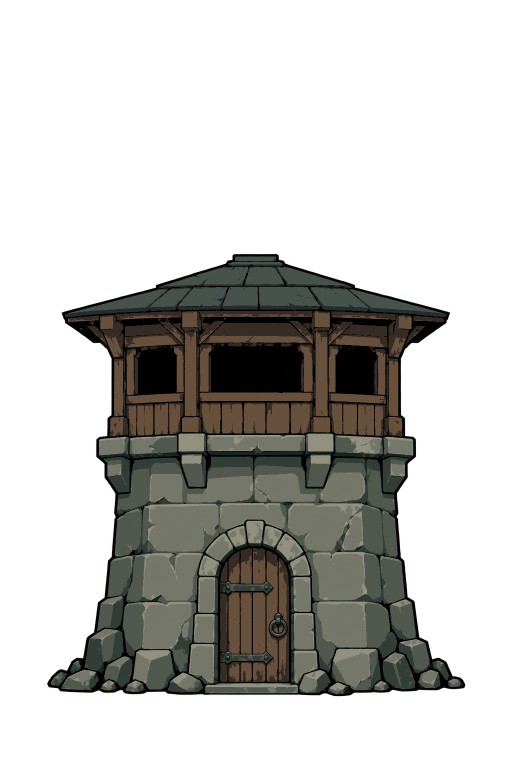
#> input picture docs/concepts/gloam-renewed/level-1.png, 1024 x 1536 px, found by its file name (shown at 1/2 size)
$ python gloam_renewed_delivery.py ../assets/artwork/bow/ironspike/1.png
#> lines starting #> are read from the running program, lines starting #| are printed output that depends on the picture
### tools/gloam_renewed_palette.py
"""Color-only enforcement for the original Gloam redesign; alpha is preserved."""
import argparse
import json
from pathlib import Path
import numpy as np
from PIL import Image

HEX = ['000000', '18221F', '303C35', '50584D', '747669', '92917E',
       '252D2C', '46514B', '352A24', '66503B', '452A2B', '77463E',
       'B7AA89', '587885', 'A1BAC0', '70844A']
PALETTE = np.array([[int(h[i:i+2], 16) for i in (0, 2, 4)] for h in HEX], dtype=np.uint8)

def convert(source, destination):
    original = np.array(Image.open(source).convert('RGBA'))
    out = original.copy()
    # Classify material hue, then quantize only within that material's roles.
    # The same thresholds restore tier-one material assignments in every stage.
    for start in range(0, len(out), 64):
        rgb = original[start:start+64, :, :3].astype(np.int32)
        distances = ((rgb[:, :, None, :] - PALETTE.astype(np.int32)) ** 2).sum(axis=3)
        r, g, b = rgb.transpose(2, 0, 1)
        yy = np.arange(start, start + len(rgb))[:, None]
        xx = np.arange(rgb.shape[1])[None, :]
        roles = np.zeros_like(distances, dtype=bool)
        roles[:, :, [0, 1, 2, 3, 4, 5]] = True
        roof = np.broadcast_to(yy < 650, r.shape)
        roles[roof] = False
        roles[roof, 0] = True
        roles[roof, 6] = True
        roles[roof, 7] = True
        wood = (r > g * 1.12) & (g > b * 1.10)
        roles[wood] = False
        for index in [0, 8, 9]:
            roles[wood, index] = True
        if 'level-1' not in destination.name:
            cloth_zone = (yy < 480) | ((xx > 420) & (xx < 610) & (yy > 745) & (yy < 1030))
            cloth = cloth_zone & (r > g * 1.4) & (r > b * 1.3)
            roles[cloth] = False
            for index in [0, 10, 11]:
                roles[cloth, index] = True
            bone = cloth_zone & (r > 150) & (r > g) & (g > b * 1.08)
            roles[bone] = False
            roles[bone, 12] = True
        if 'frost' in destination.name:
            frost = (b > r * 1.12) & (b > g * 1.02)
            roles[frost] = False
            for index in [0, 13, 14]:
                roles[frost, index] = True
        if 'poison' in destination.name:
            poison = (g > r * 1.08) & (g > b * 1.30)
            roles[poison] = False
            for index in [0, 1, 15]:
                roles[poison, index] = True
        distances[~roles] = 1000000
        out[start:start+64, :, :3] = PALETTE[distances.argmin(axis=2)]
    out[original[:, :, 3] == 0, :3] = 0
    destination.parent.mkdir(parents=True, exist_ok=True)
    Image.fromarray(out).save(destination)
    saved = np.array(Image.open(destination))
    colors = np.unique(saved[:, :, :3][saved[:, :, 3] > 0], axis=0)
    assert all(tuple(c) in set(map(tuple, PALETTE)) for c in colors)
    assert np.array_equal(saved[:, :, 3], original[:, :, 3])
    assert saved.shape == original.shape
    return {'file': str(destination), 'size': list(Image.open(destination).size),
            'colors': len(colors), 'alpha_preserved': True, 'resampled': False}

# [6 lines that do not run on import are left out]

### tools/gloam_renewed_delivery.py
"""Enforce the new family palette, align without resampling, and install sprites."""
import argparse
import json
from pathlib import Path
import numpy as np
from PIL import Image, ImageDraw
from gloam_renewed_palette import convert, PALETTE

NAMES = ['level-1', 'level-2', 'level-3', 'tier-4-frost', 'tier-4-poison']
TARGETS = ['1.png', '2.png', '3.png', '4/frostneedle.png', '4/thorn_volley.png']
ROOT = Path(__file__).resolve().parents[1]
OUTPUT = ROOT / 'docs/concepts/gloam-renewed'

def measure(a):
    # Ground contact: bottom opaque pixel of the central entrance step.
    baseline = int(np.flatnonzero(a[1200:, 512, 3] > 240)[-1]) + 1200
    # Door center: median midpoint of its timber interior, well below the arch.
    centers = []
    for y in range(baseline - 190, baseline - 80):
        row = a[y, 420:605]
        timber = np.all(row[:, :3] == PALETTE[9], axis=1)
        xs = np.flatnonzero(timber)
        if len(xs) > 70:
            centers.append((int(xs[0]) + int(xs[-1])) / 2 + 420)
    assert centers, 'Cannot find doorway center'
    return [int(round(float(np.median(centers)))), baseline]

def main(source):
    report = {'canvas': [1024, 1536], 'ground_anchor': [512, 1352],
              'muzzle_pixel': [512, 702], 'method': 'color-only material mapping, then integer translation', 'stages': {}}
    gallery = Image.new('RGB', (1280, 440), '#293633')
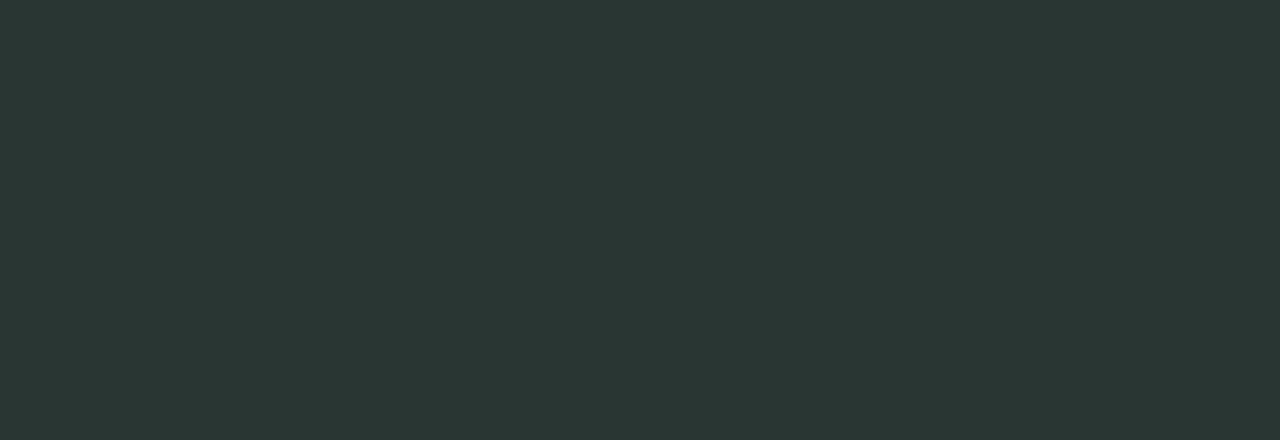
#> gallery: PIL image 1280x440 RGB; mean R, G, B 41, 54, 51
    draw = ImageDraw.Draw(gallery)
    union = set()
    for i, (name, target) in enumerate(zip(NAMES, TARGETS)):
        dest = OUTPUT / (name + '.png')
        item = convert(source / (name + '.png'), dest)
#> in convert, original is the input picture: shape (1536, 1024, 4); mean R, G, B, A 24.7, 24.4, 21, 84.3
#> the loop in convert, `for start in range(0, len(out), 64):` made 24 passes
#> start on passes 2 to 13: 64, 128, 192, 256, 320, 384, 448, 512, 576, 640, 704, 768
#> in convert, `colors = np.unique(saved[:, :, :3][saved[:, :, 3] > 0], axis=0)`: colors = [[0, 0, 0], [24, 34, 31], [37, 45, 44], [48, 60, 53], [53, 42, 36], [70, 81, 75], [80, 88, 77], [102, 80, 59], [116, 118, 105], [146, 145, 126]]
#> item = 5 items
        a = np.array(Image.open(dest))
        assert a.shape == (1536, 1024, 4)
        before = measure(a)
#> in measure, `baseline = int(np.flatnonzero(a[1200:, 512, 3] > 240)[-1]) + 1200`: baseline = 1388
#> after the loop in measure, `for y in range(baseline - 190, baseline - 80):`: centers = 109 values, max 517 at index 108, min 494.5 at index 54, mean 511.1
#> before = [512, 1388]
        dx, dy = 512 - before[0], 1352 - before[1]
#> dx = 0; dy = -36
        out = np.zeros_like(a)
        sx0, sx1 = max(0, -dx), min(1024, 1024-dx)
#> sx0 = 0; sx1 = 1024
        sy0, sy1 = max(0, -dy), min(1536, 1536-dy)
#> sy0 = 36; sy1 = 1536
        keep = np.zeros(a.shape[:2], bool)
        keep[sy0:sy1, sx0:sx1] = True
        assert not np.any(a[:, :, 3][~keep]), 'Translation would clip nontransparent pixels'
        out[sy0+dy:sy1+dy, sx0+dx:sx1+dx] = a[sy0:sy1, sx0:sx1]
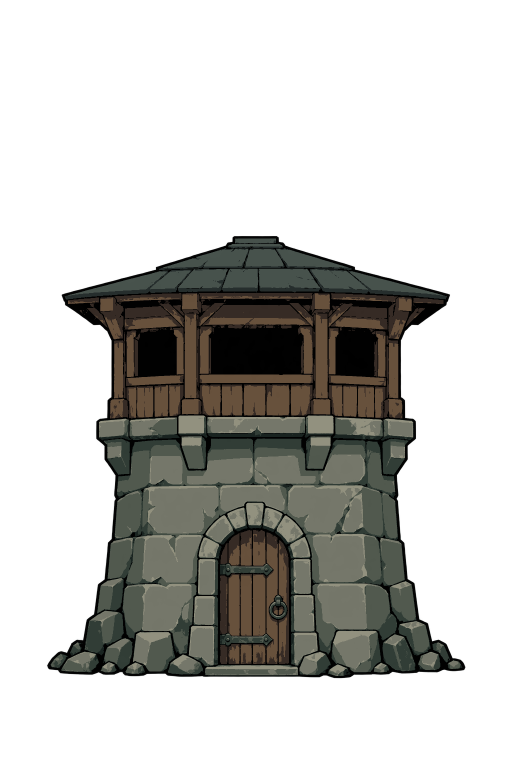
#> out: shape (1536, 1024, 4) (shown at 1/2 size); mean R, G, B, A 24.7, 24.4, 21, 84.3; transparent parts drawn white
        assert measure(out) == [512, 1352]
        Image.fromarray(out).save(dest)
        installed = ROOT / 'assets/artwork/tower/rapid' / target
        installed.write_bytes(dest.read_bytes())
        saved = np.array(Image.open(dest))
        colors = set(map(tuple, np.unique(saved[:, :, :3][saved[:, :, 3] > 0], axis=0)))
#> colors = 10 items
        assert colors <= set(map(tuple, PALETTE))
        assert tuple(saved[702, 512, :3]) == (0, 0, 0) and saved[702, 512, 3] > 240
        assert saved[100, 100, 3] == 0
        union |= colors
#> union = 10 items
        item.update(before_anchor=before, translation=[dx, dy], after_anchor=measure(saved),
                    clipped_pixels=0, black_projectile_outlet=True)
        report['stages'][name] = item
        thumb = Image.fromarray(saved).resize((256, 384), Image.Resampling.LANCZOS)
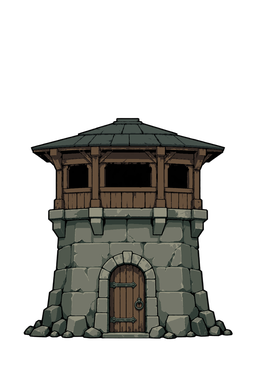
#> thumb: PIL image 256x384 RGBA; mean R, G, B, A 24.5, 24.2, 20.9, 84.3; transparent parts drawn white
        gallery.paste(thumb, (i*256, 12), thumb)
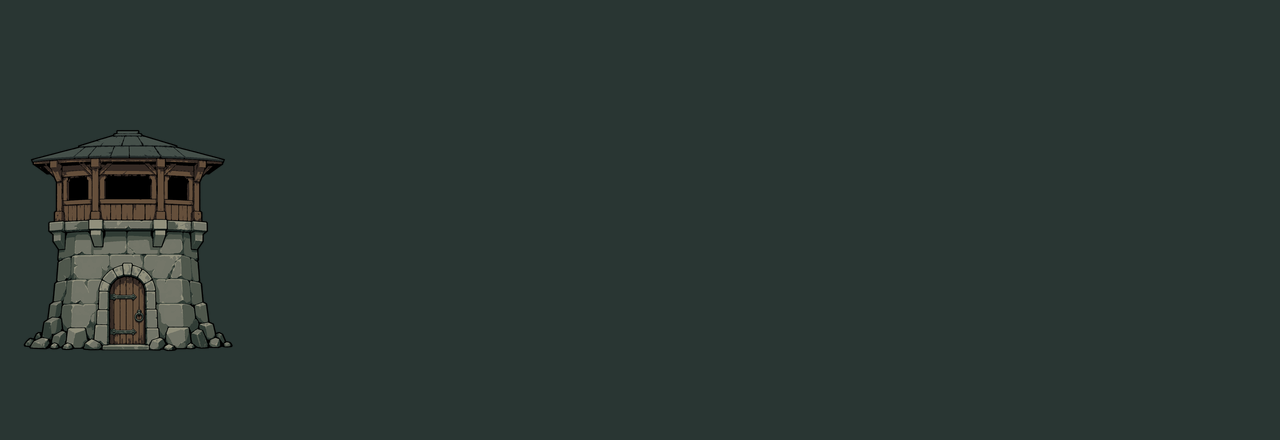
#> gallery: PIL image 1280x440 RGB; mean R, G, B 42.9, 55.1, 51.6
        draw.text((i*256+65, 405), name, fill='#DDD0AF')
#> pass 2 of the loop in main, `for i, (name, target) in enumerate(zip(NAMES, TARGETS)):`:
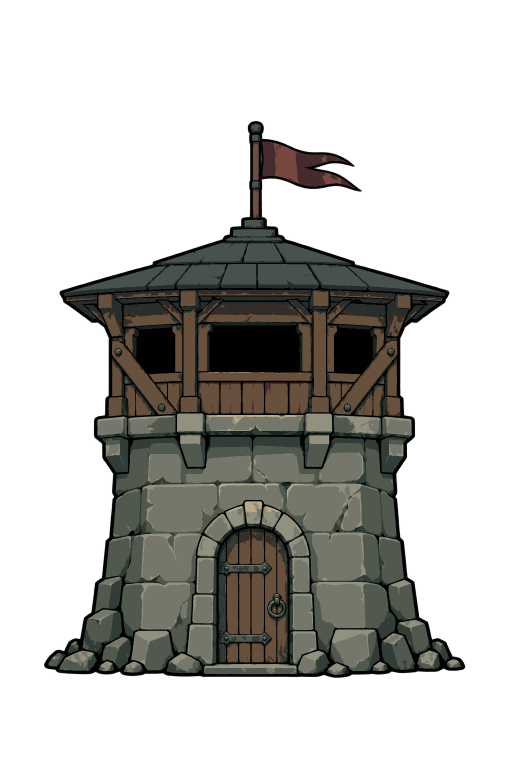
#> input picture docs/concepts/gloam-renewed/level-2.png, 1024 x 1536 px, found by its file name (shown at 1/2 size)
#> in convert, original is the input picture: shape (1536, 1024, 4); mean R, G, B, A 25.8, 25.6, 22.1, 89
#> the loop in convert (call 2), `for start in range(0, len(out), 64):` made 24 passes
#> in convert (call 2), `colors = np.unique(saved[:, :, :3][saved[:, :, 3] > 0], axis=0)`: colors = 13 rows, first 8: [0, 0, 0], [24, 34, 31], [37, 45, 44], [48, 60, 53], [53, 42, 36], [69, 42, 43], [70, 81, 75], [80, 88, 77]
#> before = [512, 1352]
#> dy = 0
#> in main, `colors = set(map(tuple, np.unique(saved[:, :, :3][saved[:, :, 3] > 0],..`: colors = 13 items
#> in main, `thumb = Image.fromarray(saved).resize((256, 384), Image.Resampling.LAN..`:
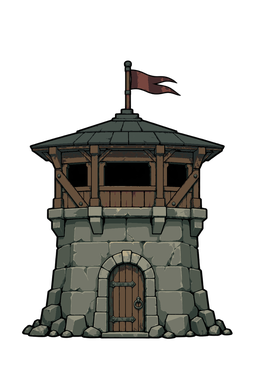
#> thumb: PIL image 256x384 RGBA; mean R, G, B, A 25.7, 25.5, 22, 89; transparent parts drawn white
#> in main, `gallery.paste(thumb, (i*256, 12), thumb)`:
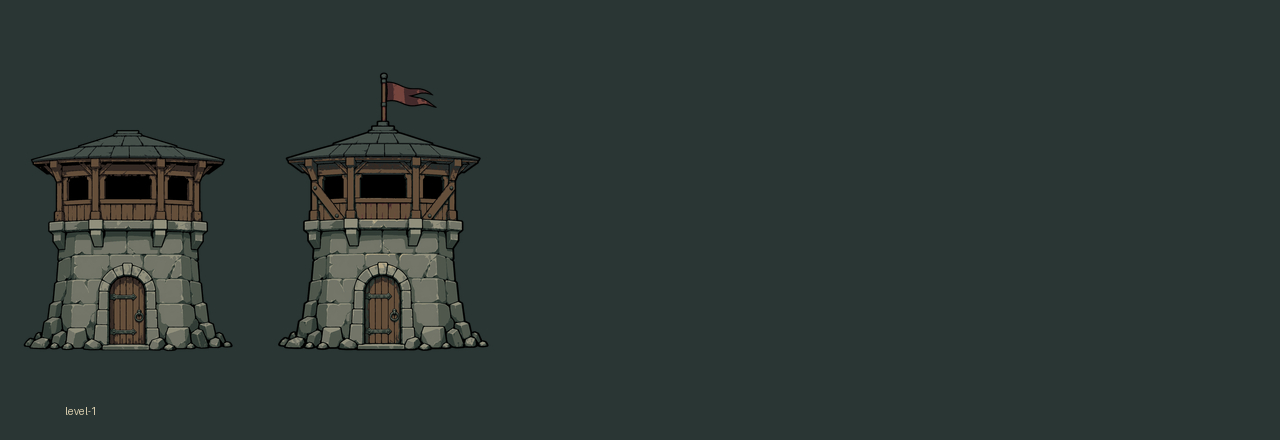
#> gallery: PIL image 1280x440 RGB; mean R, G, B 44.8, 56.2, 52.3
#> pass 3 of the loop in main, `for i, (name, target) in enumerate(zip(NAMES, TARGETS)):`:
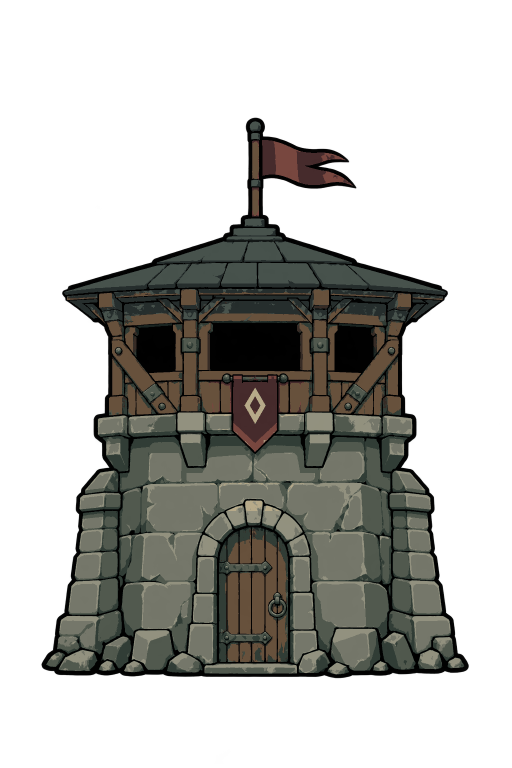
#> input picture docs/concepts/gloam-renewed/level-3.png, 1024 x 1536 px, found by its file name (shown at 1/2 size)
#> in convert, original is the input picture: shape (1536, 1024, 4); mean R, G, B, A 28.6, 28.6, 24.9, 96.9
#> the loop in convert (call 3), `for start in range(0, len(out), 64):` made 24 passes
#> in main, `thumb = Image.fromarray(saved).resize((256, 384), Image.Resampling.LAN..`:
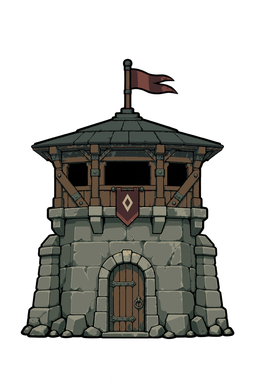
#> thumb: PIL image 256x384 RGBA; mean R, G, B, A 28.4, 28.3, 24.7, 96.9; transparent parts drawn white
#> in main, `gallery.paste(thumb, (i*256, 12), thumb)`:
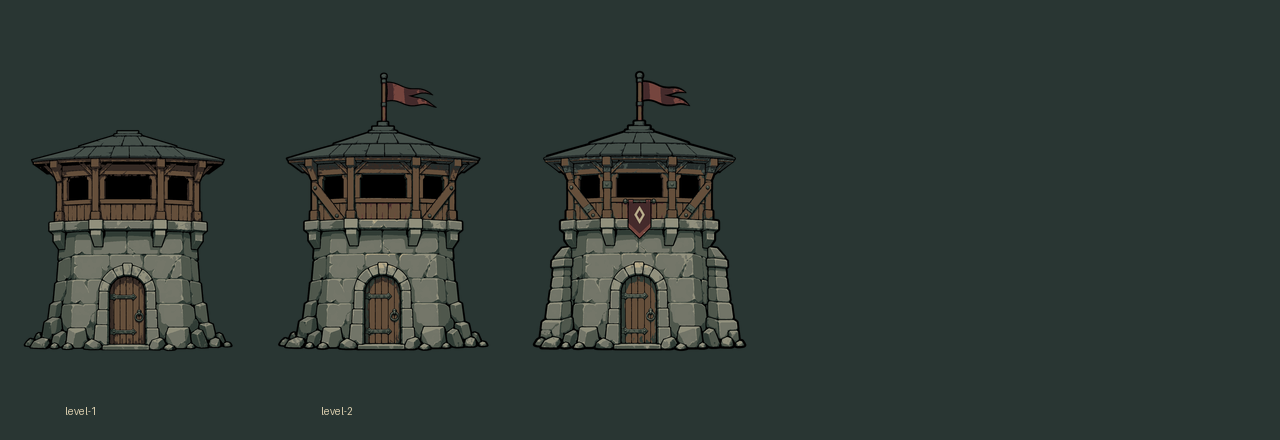
#> gallery: PIL image 1280x440 RGB; mean R, G, B 47, 57.5, 53.2
#> the loop made 4 passes; the first 3 are shown
    report['family_color_count'] = len(union)
    (OUTPUT / 'verification.json').write_text(json.dumps(report, indent=2)+'\n')
    gallery.save(OUTPUT / 'family-preview.png')
    print(json.dumps(report, indent=2))

if __name__ == '__main__':
    parser = argparse.ArgumentParser(description=__doc__)
    parser.add_argument('source', type=Path)
#> (the run stopped early here; a loop or call above may not have finished)
